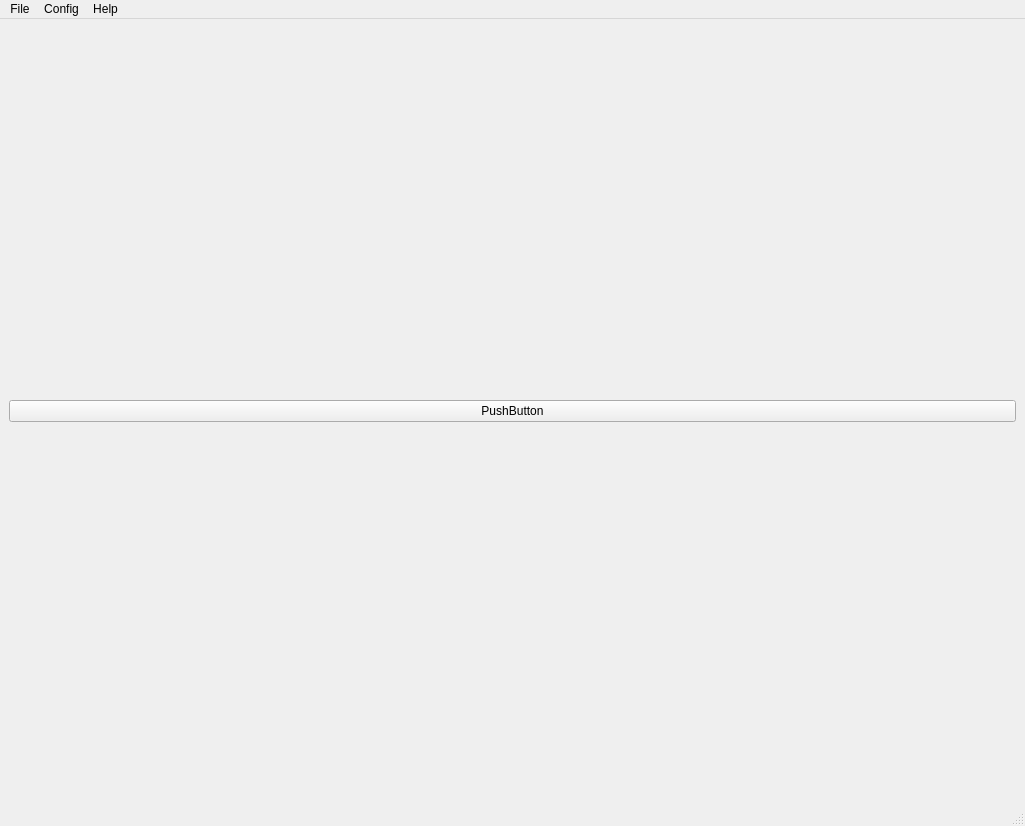
<?xml version="1.0" encoding="UTF-8"?>
<ui version="4.0">
 <class>MainWindow</class>
 <widget class="QMainWindow" name="MainWindow">
  <property name="windowModality">
   <enum>Qt::ApplicationModal</enum>
  </property>
  <property name="geometry">
   <rect>
    <x>0</x>
    <y>0</y>
    <width>1025</width>
    <height>826</height>
   </rect>
  </property>
  <property name="maximumSize">
   <size>
    <width>1027</width>
    <height>826</height>
   </size>
  </property>
  <property name="windowTitle">
   <string>Scansify</string>
  </property>
  <widget class="QWidget" name="centralwidget">
   <layout class="QHBoxLayout" name="horizontalLayout">
    <item>
     <widget class="QPushButton" name="pushButton">
      <property name="text">
       <string>PushButton</string>
      </property>
     </widget>
    </item>
   </layout>
  </widget>
  <widget class="QMenuBar" name="menubar">
   <property name="geometry">
    <rect>
     <x>0</x>
     <y>0</y>
     <width>1025</width>
     <height>21</height>
    </rect>
   </property>
   <widget class="QMenu" name="menuFile">
    <property name="title">
     <string>File</string>
    </property>
   </widget>
   <widget class="QMenu" name="menuConfig">
    <property name="title">
     <string>Config</string>
    </property>
   </widget>
   <widget class="QMenu" name="menuHelp">
    <property name="title">
     <string>Help</string>
    </property>
   </widget>
   <addaction name="menuFile"/>
   <addaction name="menuConfig"/>
   <addaction name="menuHelp"/>
  </widget>
  <widget class="QStatusBar" name="statusbar"/>
 </widget>
 <resources/>
 <connections/>
</ui>
